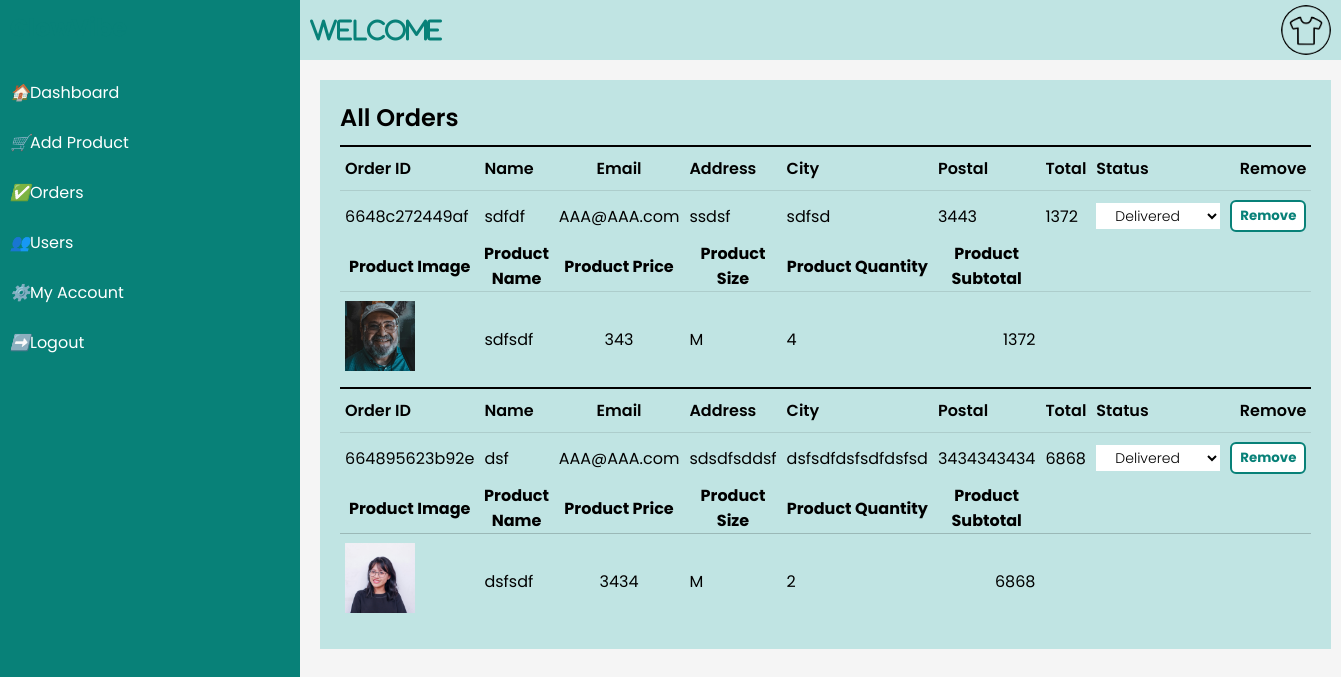
Screenshot of /admin/orders.php (signed in) with the database file from the repository.
### tables this page shows
CREATE TABLE `orders` (
  `id` int(11) NOT NULL,
  `order_id` varchar(100) NOT NULL,
  `name` varchar(100) NOT NULL,
  `email` varchar(100) NOT NULL,
  `address` varchar(255) NOT NULL,
  `city` varchar(100) NOT NULL,
  `postal` varchar(100) NOT NULL,
  `pro_image` varchar(255) NOT NULL,
  `pro_name` varchar(255) NOT NULL,
  `pro_price` text NOT NULL,
  `pro_size` varchar(20) NOT NULL,
  `pro_quantity` int(5) NOT NULL,
  `pro_subtotal` text NOT NULL,
  `pro_gtotal` text NOT NULL,
  `status` varchar(100) NOT NULL
);

### admin/orders.php (the view, shortened to what this page needs)
<?php
    include 'includes/navbar.php';
    include ("includes/connection.php");
?>
            <div class="details orders">
                <div class="recentOrders">
                    <div class="cardHeader">
                        <h2>All Orders</h2>
                    </div>
                    <table>
                        <?php
                                $uniqueRecord = mysqli_query($conn, "SELECT * FROM `orders` GROUP BY `order_id` ORDER BY `id` DESC");
                                while($row = mysqli_fetch_array($uniqueRecord)){
                                    echo "
                                    <thead class='address'>
                            <tr>
                                <td>Order ID</td>
                                <td>Name</td>
                                <td>Email</td>
                                <td>Address</td>
                                <td>City</td>
                                <td>Postal</td>
                                <td>Total</td>
                                <td>Status</td>
                                <td>Remove</td>
                            </tr>
                        </thead>
                        <tbody>
                                    <tr>
                                        <td>$row[order_id]</td>
                                        <td>$row[name]</td>
                                        <td>$row[email]</td>
                                        <td>$row[address]</td>
                                        <td>$row[city]</td>
                                        <td>$row[postal]</td>
                                        <td>$row[pro_gtotal]</td>
                                        <td>
                                            <form action='includes/change_status.php?id=$row[order_id]' method='POST'>
                                                <select name='status' class='status' onchange='this.form.submit()'>
                                                    <option value=''>$row[status]</option>
                                                    <option value='Pending'>Pending</option>
                                                    <option value='Delivered'>Delivered</option>
                                                    <option value='Inprogress'>Inprogress</option>
                                                    <option value='Return'>Return</option>
                                                </select>
                                            </form>
                                        </td>
                                        <form action='includes/change_status.php?id=$row[order_id]' method='POST'>
                                            <td>
                                                <input value='Remove' name='remove' type='submit' class='btn-remove'>
                                            </td>
                                        </form>
                                    </tr>";
                                    echo "
                                    <thead>
                                    <tr>
                                        <th>Product Image</th>
                                        <th>Product Name</th>
                                        <th>Product Price</th>
                                        <th>Product Size</th>
                                        <th>Product Quantity</th>
                                        <th>Product Subtotal</th>
                                    </tr>
                                    </thead>";
                                    $allRecord = mysqli_query($conn, "SELECT * FROM `orders` WHERE `order_id` = '$row[order_id]' ORDER BY `id` DESC");
                                    while($row2 = mysqli_fetch_array($allRecord)){
                                        echo "
                                        <tr>
                                            <td><img src='$row2[pro_image]' width='70px'></td>
                                            <td>$row2[pro_name]</td>
                                            <td>$row2[pro_price]</td>
                                            <td>$row2[pro_size]</td>
                                            <td>$row2[pro_quantity]</td>
                                            <td>$row2[pro_subtotal]</td>
                                        </tr>
                                        </tbody>
                                        ";
                                    }
                                }
                        ?>
                    </table>
                </div>
            </div>

### admin/includes/navbar.php (shortened to what this page needs)
<!DOCTYPE html>
<html lang="en">
<head>
    <link rel="stylesheet" href="https://cdnjs.cloudflare.com/ajax/libs/font-awesome/6.1.1/css/all.min.css" />
    <link rel="stylesheet" href="./style.css">
</head>
<body>
    <div class="container">
        <div class="navigation">
            <ul>
                <li><a href="index.php"><h2>GlowVibe</h2></a></li>
                <li><a href="index.php"><i class="">🏠</i> Dashboard</a></li>
                <li><a href="product.php"><i class="">🛒</i> Add Product</a></li>
                <li><a href="orders.php"><i class="">✅</i> Orders</a></li>
                <li><a href="users.php"><i class="">👥</i> Users</a></li>
                <li><a href="account.php"><i class="">⚙️</i> My Account</a></li>
                <li><a href="form/logout.php"><i class="">➡️</i> Logout</a></li>
            </ul>
        </div>
        <div class="main">
            <div class="topbar">
                <div class="toggle" onclick="toggleMenu()"></div>
                <div class="user">
                    <a href="account.php">
                        <img src="images/logo.png" alt="">
                    </a>
                </div>
            </div>

### admin/style.css (style rules this page uses)
* { font-family: 'Poppins', sans-serif; margin: 0; padding: 0; box-sizing: border-box; }
html { scroll-behavior: smooth; }
body { overflow-x: hidden; }
.container { position: relative; width: 100%; }
.navigation { position: fixed; width: 300px; height: 100%; background-color: #088178; transition: 0.5s; overflow: hidden; }
.navigation ul { position: absolute; top: 0; left: 0; width: 100%; }
.navigation ul li { position: relative; list-style: none; width: 100%; }
.navigation ul li:nth-child(1) { margin-bottom: 20px; }
.navigation ul li a { position: relative; display: block; width: 100%; display: flex; text-decoration: none; color: #fff; height: 50px; padding: 10px; }
.main { position: absolute; width: calc(100% - 300px); left: 300px; min-height: 100vh; background-color: #f5f5f5; transition: 0.5s; }
.main .topbar { width: 100%; background-color: #C0E4E3; height: 60px; padding: 0 10px; display: flex; justify-content: space-between; align-items: center; }
.toggle { position: relative; width: 60px; height: 60px; cursor: pointer; }
.toggle::before { content: 'Welcome'; font-family: fontAwesome; position: absolute; width: 100%; height: 100%; line-height: 60px; font-size: 24px; text-align: center; color: #088178; }
.user { position: relative; min-width: 50px; width: 50px; height: 50px; border-radius: 50%; overflow: hidden; cursor: pointer; }
.user img { position: absolute; top: 0; left: 0; width: 100%; height: 100%; object-fit: cover; }
.details { position: relative; width: 100%; padding-top: 0; padding: 20px; display: grid; grid-gap: 20px; grid-template-columns: 2fr 1fr; }
.details.orders { grid-template-columns: 1fr 0fr; }
.details .recentOrders { position: relative; min-height: 530px; background-color: #C0E4E3; padding: 20px; }
.cardHeader { display: flex; justify-content: space-between; align-items: flex-start; }
.cardHeader h2 { font-weight: 600; }
.btn-remove { padding: 4px 8px; background-color: #fff; color: #088178; text-decoration: none; cursor: pointer; border-radius: 6px; font-weight: 700; border: 2px solid #088178; transition: 0.2s; }
.details table { width: 100%; border-collapse: collapse; margin-top: 10px; }
.details table thead td { font-weight: 600; }
.details .recentOrders table tr { border-bottom: 1px solid rgba(0,0,0,0.1); }
.details .recentOrders table .address { margin-top: 20px; }
.details .recentOrders table .address tr { border-top: 2px solid black; padding-bottom: 10px; }
.details .recentOrders table tbody tr:last-child { border-bottom: none; }
.details .recentOrders table tr td { padding: 9px 5px; }
.details .recentOrders table tbody tr td:last-child, .details .recentOrders table thead tr td:last-child { text-align: right; }
.details .recentOrders table tbody tr td:nth-child(2), .details .recentOrders table thead tr td:nth-child(2) { padding-right: 20px; }
.details .recentOrders table tbody tr td:nth-child(3), .details .recentOrders table thead tr td:nth-child(3) { text-align: center; }
.status { padding: 2px 15px; color: rgb(0, 0, 0); font-size: 14px; font-weight: 300; cursor: pointer; border: none; outline: none; background-color: #fff; }

### rows the page displays
orders: order "6648c272449af", name "sdfdf", email "AAA@AAA.com", address "ssdsf", city "sdfsd", postal "3443", pro_gtotal "1372", status "Delivered", pro_image (picture), pro_name "sdfsdf", pro_price "343", pro_size "M", pro_quantity "4", pro_subtotal "1372"
orders: order "664895623b92e", name "dsf", email "AAA@AAA.com", address "sdsdfsddsf", city "dsfsdfdsfsdfdsfsd", postal "3434343434", pro_gtotal "6868", status "Delivered", pro_image (picture), pro_name "dsfsdf", pro_price "3434", pro_size "M", pro_quantity "2", pro_subtotal "6868"
